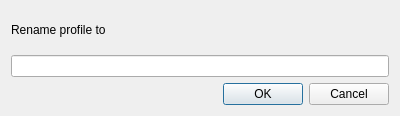
<?xml version="1.0" encoding="UTF-8"?>
<ui version="4.0">
 <class>RenameDialog</class>
 <widget class="QDialog" name="RenameDialog">
  <property name="geometry">
   <rect>
    <x>0</x>
    <y>0</y>
    <width>400</width>
    <height>116</height>
   </rect>
  </property>
  <property name="sizePolicy">
   <sizepolicy hsizetype="MinimumExpanding" vsizetype="MinimumExpanding">
    <horstretch>0</horstretch>
    <verstretch>0</verstretch>
   </sizepolicy>
  </property>
  <property name="windowTitle">
   <string>Rename Profile</string>
  </property>
  <layout class="QVBoxLayout" name="verticalLayout">
   <item>
    <layout class="QHBoxLayout" name="horizontalLayout">
     <item>
      <widget class="QLabel" name="label">
       <property name="text">
        <string>Rename profile to</string>
       </property>
      </widget>
     </item>
     <item>
      <spacer name="horizontalSpacer_2">
       <property name="orientation">
        <enum>Qt::Horizontal</enum>
       </property>
       <property name="sizeHint" stdset="0">
        <size>
         <width>158</width>
         <height>20</height>
        </size>
       </property>
      </spacer>
     </item>
    </layout>
   </item>
   <item>
    <widget class="QLineEdit" name="lineEdit"/>
   </item>
   <item>
    <layout class="QHBoxLayout" name="horizontalLayout_2">
     <item>
      <spacer name="horizontalSpacer">
       <property name="orientation">
        <enum>Qt::Horizontal</enum>
       </property>
       <property name="sizeHint" stdset="0">
        <size>
         <width>128</width>
         <height>20</height>
        </size>
       </property>
      </spacer>
     </item>
     <item>
      <widget class="QDialogButtonBox" name="buttonBox">
       <property name="orientation">
        <enum>Qt::Horizontal</enum>
       </property>
       <property name="standardButtons">
        <set>QDialogButtonBox::Cancel|QDialogButtonBox::Ok</set>
       </property>
      </widget>
     </item>
    </layout>
   </item>
  </layout>
 </widget>
 <resources/>
 <connections>
  <connection>
   <sender>buttonBox</sender>
   <signal>accepted()</signal>
   <receiver>RenameDialog</receiver>
   <slot>accept()</slot>
   <hints>
    <hint type="sourcelabel">
     <x>248</x>
     <y>254</y>
    </hint>
    <hint type="destinationlabel">
     <x>157</x>
     <y>274</y>
    </hint>
   </hints>
  </connection>
  <connection>
   <sender>buttonBox</sender>
   <signal>rejected()</signal>
   <receiver>RenameDialog</receiver>
   <slot>reject()</slot>
   <hints>
    <hint type="sourcelabel">
     <x>316</x>
     <y>260</y>
    </hint>
    <hint type="destinationlabel">
     <x>286</x>
     <y>274</y>
    </hint>
   </hints>
  </connection>
 </connections>
</ui>
